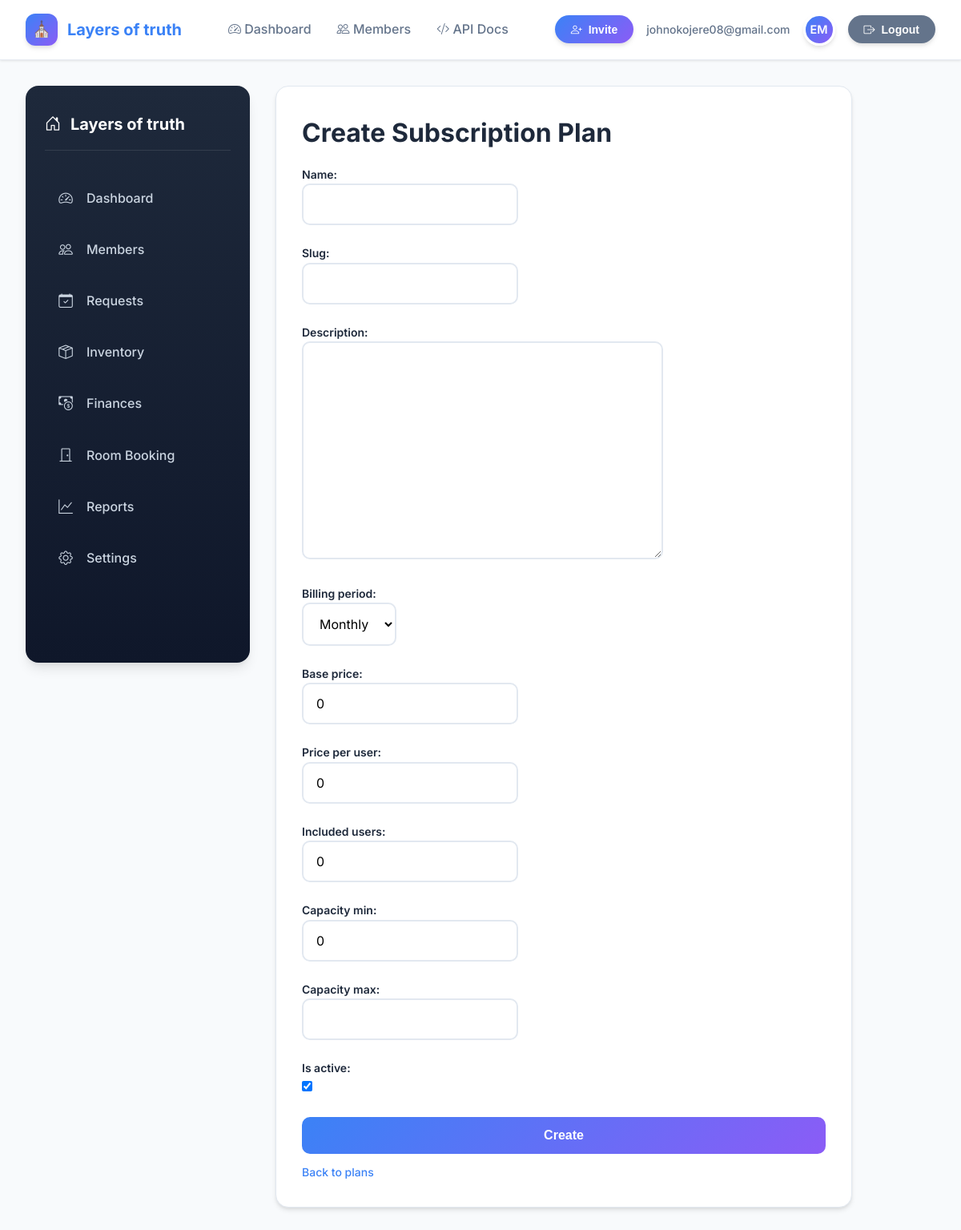
Page /church/plans/create/ (signed in) on the committed database.
### accounts/models.py (models this page shows, shortened)
class User(AbstractUser):
    username = None
    uid = models.UUIDField(primary_key=True, default=uuid.uuid4, editable=False)
    email = models.EmailField(_("Email Address"), unique=True, db_index=True)
    USERNAME_FIELD = "email"
    EMAIL_FIELD = "email"
    REQUIRED_FIELDS = []
    organization = models.ForeignKey(
        Organization, on_delete=models.CASCADE, null=True, blank=True
    )
    created_at = models.DateTimeField(auto_now_add=True)
    updated_at = models.DateTimeField(auto_now=True)
    is_owner = models.BooleanField(default=False)
    is_admin = models.BooleanField(default=False)
    is_pastor = models.BooleanField(default=False)
    is_hod = models.BooleanField(default=False)
    is_worker = models.BooleanField(default=False)
    is_volunteer = models.BooleanField(default=False)
    objects = UserManager()

### church/models.py (models this page shows, shortened)
class Organization(models.Model):
    id = models.UUIDField(primary_key=True, default=uuid.uuid4, editable=False)
    name = models.CharField(max_length=255)
    slug = models.SlugField(unique=True)
    created_at = models.DateTimeField(auto_now_add=True)
    created_by = models.ForeignKey(
        settings.AUTH_USER_MODEL,
        null=True,
        blank=True,
        on_delete=models.SET_NULL,
        related_name="organizations_created",
    )
    class Meta:
        ordering = ["name"]

class SubscriptionPlan(models.Model):
    BILLING_CHOICES = (
        ("monthly", "Monthly"),
        ("yearly", "Yearly"),
    )
    id = models.UUIDField(primary_key=True, default=uuid.uuid4, editable=False)
    name = models.CharField(max_length=255)
    slug = models.SlugField(unique=True)
    description = models.TextField(blank=True)
    billing_period = models.CharField(max_length=20, choices=BILLING_CHOICES, default="monthly")
    base_price = models.DecimalField(max_digits=10, decimal_places=2, default=0)
    price_per_user = models.DecimalField(max_digits=10, decimal_places=2, default=0)
    included_users = models.PositiveIntegerField(default=0)
    capacity_min = models.PositiveIntegerField(default=0)
    capacity_max = models.PositiveIntegerField(null=True, blank=True)
    is_active = models.BooleanField(default=True)
    created_at = models.DateTimeField(auto_now_add=True)
    updated_at = models.DateTimeField(auto_now=True)
    class Meta:
        ordering = ["name"]

### church/views.py (the view)
# urls.py: path("plans/create/", views.subscription_plan_create_view, name="subscription_plan_create"),
@login_required
@superuser_required
@require_http_methods(["GET", "POST"])
def subscription_plan_create_view(request):
    form = SubscriptionPlanForm(request.POST or None)
    if request.method == "POST" and form.is_valid():
        form.save()
        return redirect(reverse("subscription_plan_list"))
    return render(request, "subscription_plan_form.html", {"form": form, "is_edit": False})

### church/forms.py
class SubscriptionPlanForm(forms.ModelForm):
    class Meta:
        model = SubscriptionPlan
        fields = [
            "name",
            "slug",
            "description",
            "billing_period",
            "base_price",
            "price_per_user",
            "included_users",
            "capacity_min",
            "capacity_max",
            "is_active",
        ]

### templates/subscription_plan_form.html (shortened to what this page needs)
{% extends "base.html" %}
{% block content %}
<div class="card" style="max-width: 720px;">
    <h1>{% if is_edit %}Edit{% else %}Create{% endif %} Subscription Plan</h1>
    <form method="post">
        {{ form.as_p }}
        <button type="submit">{% if is_edit %}Update{% else %}Create{% endif %}</button>
    </form>
    <p class="muted" style="margin-top:12px;">
        <a href="{% url 'subscription_plan_list' %}">Back to plans</a>
    </p>
</div>
{% endblock %}

### templates/base.html (shortened to what this page needs)
<!DOCTYPE html>
<html lang="en">
<head>
    <link href="https://cdn.jsdelivr.net/npm/bootstrap-icons@1.10.5/font/bootstrap-icons.css" rel="stylesheet">
</head>
<body>
    <header>
        <div class="topbar">
            <div class="brand">
                <span class="brand-icon">⛪</span>
                {% if request.user.is_authenticated and request.user.organization %}
                    <a class="nav-brand" href="{% url 'dashboard' %}">{{ request.user.organization.name }}</a>
                {% else %}
                    <a class="nav-brand" href="{% url 'dashboard' %}">Sanctuary</a>
                {% endif %}
            </div>
            <div class="nav-links">
                <a class="{% if request.resolver_match.url_name == 'dashboard' %}active{% endif %}"
                   href="{% url 'dashboard' %}">
                    <i class="bi bi-speedometer2"></i> Dashboard
                </a>
                {% if request.user.is_authenticated and request.user.organization %}
                    <a class="{% if 'member_' in request.resolver_match.url_name or request.resolver_match.url_name == 'member_list' %}active{% endif %}"
                       href="{% url 'member_list' %}">
                        <i class="bi bi-people"></i> Members
                    </a>
                {% else %}
                    <a href="{% url 'organizations_list' %}">
                        <i class="bi bi-building"></i> Churches
                    </a>
                {% endif %}
                <a class="{% if request.resolver_match.url_name == 'api_docs' %}active{% endif %}"
                   href="{% url 'api_docs' %}">
                    <i class="bi bi-code-slash"></i> API Docs
                </a>
            </div>
            <div class="user-area">
                {% if request.user.is_authenticated %}
                    {% if request.user.organization %}
                        <button class="pill" onclick="location.href='{% url 'send_invite' request.user.organization.id %}'">
                            <i class="bi bi-person-plus"></i> Invite
                        </button>
                    {% else %}
                        <button class="pill" onclick="location.href='{% url 'accept_invite' %}'">
                            <i class="bi bi-envelope-check"></i> Accept Invite
                        </button>
                    {% endif %}
                    <span class="muted">{{ request.user.email }}</span>
                    <div class="avatar" title="{{ request.user.get_full_name|default:request.user.email }}">
                        {{ request.user.first_name|default:request.user.email|slice:":2"|upper }}
                    </div>
                    <button class="pill btn-secondary" onclick="location.href='{% url 'logout' %}'">
                        <i class="bi bi-box-arrow-right"></i> Logout
                    </button>
                {% else %}
                    <a href="{% url 'login' %}" class="muted">Login</a>
                    <button class="pill" onclick="location.href='{% url 'accept_invite' %}'">
                        <i class="bi bi-envelope-check"></i> Accept Invite
                    </button>
                {% endif %}
            </div>
        </div>
    </header>
    <main>
        <div class="dashboard-shell">
            {% if request.user.is_authenticated and request.user.organization %}
                <aside class="sidebar">
                    <h2><i class="bi bi-house-door"></i> {{ request.user.organization.name|default:"Sanctuary" }}</h2>
                    <a class="{% if request.resolver_match.url_name == 'dashboard' %}active{% endif %}"
                       href="{% url 'dashboard' %}">
                        <i class="bi bi-speedometer2"></i> Dashboard
                    </a>
                    <a class="{% if 'member_' in request.resolver_match.url_name or request.resolver_match.url_name == 'member_list' %}active{% endif %}"
                       href="{% url 'member_list' %}">
                        <i class="bi bi-people"></i> Members
                    </a>
                    <a href="{% url 'voucher_list' %}">
                        <i class="bi bi-calendar-check"></i> Requests
                    </a>
                    <a href="{% url 'inventory_dashboard' %}">
                        <i class="bi bi-box-seam"></i> Inventory
                    </a>
                    <a href="{% url 'voucher_dashboard' %}">
                        <i class="bi bi-cash-coin"></i> Finances
                    </a>
                    <a href="{% url 'inventory_checkout_create' %}">
                        <i class="bi bi-door-closed"></i> Room Booking
                    </a>
                    <a href="{% url 'member_statistics' %}">
                        <i class="bi bi-graph-up"></i> Reports
                    </a>
                    <a href="{% url 'organization_dashboard' request.user.organization.id %}">
                        <i class="bi bi-gear"></i> Settings
                    </a>
                </aside>
            {% endif %}
            <div class="dashboard-main">
                {% block content %}{% endblock %}
            </div>
        </div>
    </main>
</body>
</html>

### templates/base.html (style rules this page uses)
:root { --bg: #f8fafc; --card: #ffffff; --text: #1e293b; --muted: #64748b; --primary: #3b82f6; --primary-dark: #2563eb; --primary-soft: rgba(59, 130, 246, 0.08); --secondary: #8b5cf6; --border: #e2e8f0; --radius: 16px; --shadow-sm: 0 1px 3px rgba(0,0,0,0.1); --shadow-md: 0 4px 6px -1px rgba(0,0,0,0.1), 0 2px 4px -1px rgba(0,0,0,0.06); --shadow-lg: 0 10px 15px -3px rgba(0,0,0,0.1), 0 4px 6px -2px rgba(0,0,0,0.05); --gradient-primary: linear-gradient(135deg, #3b82f6 0%, #8b5cf6 100%); }
* { box-sizing: border-box; margin: 0; padding: 0; }
body { font-family: "Inter", -apple-system, BlinkMacSystemFont, "Segoe UI", Roboto, sans-serif; background: var(--bg); color: var(--text); line-height: 1.6; min-height: 100vh; }
a { color: var(--primary); text-decoration: none; transition: all 0.2s ease; }
header { background: rgba(255, 255, 255, 0.95); backdrop-filter: blur(10px); border-bottom: 1px solid rgba(226, 232, 240, 0.8); position: sticky; top: 0; z-index: 100; box-shadow: var(--shadow-sm); }
.topbar { margin: 0 auto; padding: 1rem 2rem; display: flex; align-items: center; justify-content: space-between; gap: 1.5rem; }
.brand { display: flex; align-items: center; gap: 0.75rem; font-weight: 700; font-size: 1.25rem; color: var(--text); }
.brand-icon { width: 40px; height: 40px; border-radius: 12px; display: grid; place-items: center; background: var(--gradient-primary); color: #fff; font-weight: 700; font-size: 1.2rem; box-shadow: var(--shadow-md); }
.nav-links { display: flex; align-items: center; gap: 2rem; margin: 0 auto; }
.nav-links a { color: var(--muted); font-weight: 500; padding: 0.5rem 0; position: relative; text-decoration: none; }
.user-area { display: flex; align-items: center; gap: 1rem; }
.avatar { width: 40px; height: 40px; border-radius: 50%; background: var(--gradient-primary); display: grid; place-items: center; color: #fff; font-weight: 600; font-size: 0.9rem; border: 3px solid white; box-shadow: var(--shadow-md); }
.pill { background: var(--gradient-primary); color: #fff; padding: 0.6rem 1.25rem; border-radius: 50px; font-size: 0.875rem; font-weight: 600; white-space: nowrap; transition: all 0.2s ease; border: none; cursor: pointer; box-shadow: var(--shadow-md); }
main { margin: 2rem auto; padding: 0 2rem; }
.card { background: var(--card); border: 1px solid var(--border); border-radius: var(--radius); padding: 2rem; margin-bottom: 1.5rem; box-shadow: var(--shadow-md); transition: transform 0.2s ease, box-shadow 0.2s ease; }
.card h1, .card h2, .card h3 { margin-top: 0; color: var(--text); font-weight: 700; margin-bottom: 1rem; }
.muted { color: var(--muted); font-size: 0.875rem; font-weight: 500; }
form { display: grid; gap: 1.5rem; }
label { display: grid; gap: 0.5rem; font-weight: 600; font-size: 0.875rem; color: var(--text); }
input, textarea, select { padding: 0.875rem 1rem; border: 2px solid var(--border); border-radius: 10px; font-size: 1rem; background: #fff; transition: all 0.2s ease; font-family: inherit; }
textarea { resize: vertical; min-height: 120px; line-height: 1.5; }
button, .btn { padding: 0.875rem 1.5rem; font-size: 1rem; border: none; border-radius: 10px; background: var(--gradient-primary); color: #fff; font-weight: 600; cursor: pointer; transition: all 0.2s ease; display: inline-flex; align-items: center; justify-content: center; gap: 0.5rem; }
.btn-secondary { background: var(--muted); color: white; }
.dashboard-shell { display: grid; grid-template-columns: 280px 1fr; gap: 2rem; min-height: calc(100vh - 120px); }
.sidebar { background: linear-gradient(180deg, #1e293b 0%, #0f172a 100%); color: #f1f5f9; padding: 2rem 1.5rem; border-radius: var(--radius); height: 90vh; position: sticky; top: 100px; box-shadow: var(--shadow-lg); }
.sidebar h2 { margin: 0 0 2rem; font-size: 1.25rem; color: #fff; display: flex; align-items: center; gap: 0.75rem; font-weight: 700; padding-bottom: 1rem; border-bottom: 1px solid rgba(255,255,255,0.1); }
.sidebar a { color: #cbd5e1; display: flex; align-items: center; gap: 1rem; padding: 0.875rem 1rem; border-radius: 10px; margin-bottom: 0.5rem; transition: all 0.2s ease; font-weight: 500; }
.sidebar a i { width: 20px; text-align: center; font-size: 1.1rem; }

### rows in the picture
User: user.organization.name "Layers of truth", user.email "johnokojere08@gmail.com", user.first_name "EM"
